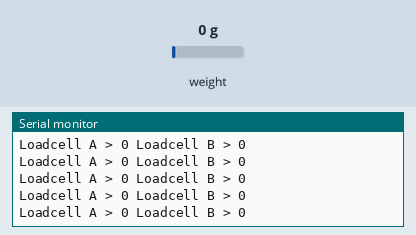
This sketch was run on a simulated Arduino Uno, built with avr-gcc and run on an emulated ATmega328P. On the bench: the last lines printed to the serial monitor. The inputs (shaded band) are chosen by the test bench; at power-on: weight on the scale 0 g.

Above: at 1.2 s.
1.3 s: weight on the scale set to 100 g
At 1.36 s:
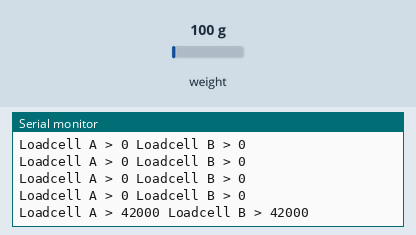
4.3 s: weight on the scale set to 1250 g
At 4.38 s:
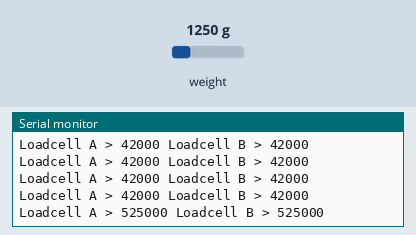
Timing chart, 0 to 7.3 s (numbered marks = the images above; inputs shaded):
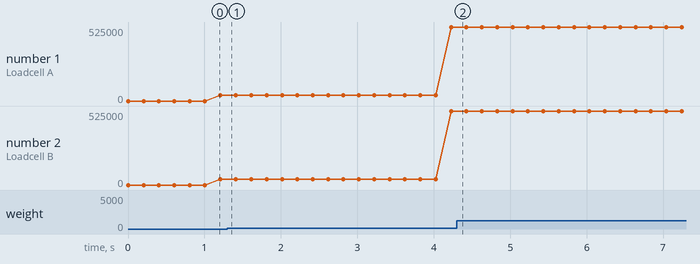

The sketch:

multi_channel.ino
```cpp
#include "HX711.h"
// HX711.DOUT - pin #A1
// HX711.PD_SCK - pin #A0

HX711 scale(A1, A0); // parameter "gain" is ommited; the default value 128 is used by the library

void setup()
{
Serial.begin(9600);
}

void loop()
{
scale.set_gain(128);
Serial.print("Loadcell A > ");
Serial.print((scale.read())); // print a raw reading from the ADC channel B

scale.set_gain(32);
Serial.print(" Loadcell B > ");
Serial.println((scale.read())); // print a raw reading from the ADC channel A
}
```

Measured:
- plotted number 1: 42000 → 525000 after the input at 1.3 s
- plotted number 2: 42000 → 525000 after the input at 1.3 s
